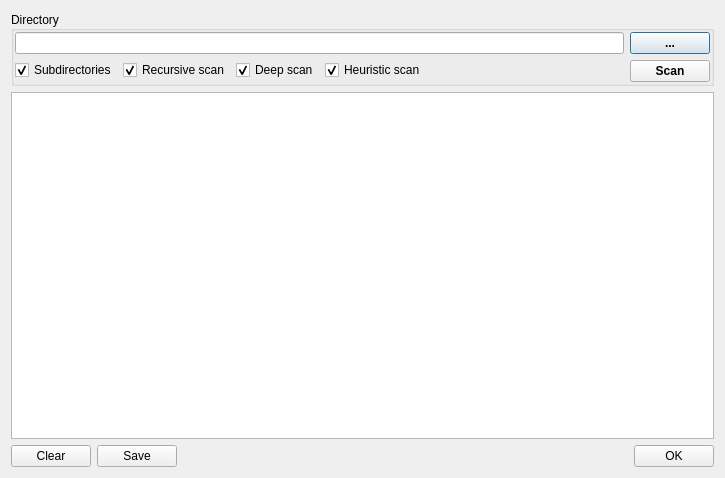
<?xml version="1.0" encoding="UTF-8"?>
<ui version="4.0">
 <class>DialogDirectoryScan</class>
 <widget class="QDialog" name="DialogDirectoryScan">
  <property name="windowModality">
   <enum>Qt::ApplicationModal</enum>
  </property>
  <property name="geometry">
   <rect>
    <x>0</x>
    <y>0</y>
    <width>725</width>
    <height>478</height>
   </rect>
  </property>
  <property name="windowTitle">
   <string>Directory scan</string>
  </property>
  <property name="modal">
   <bool>true</bool>
  </property>
  <layout class="QVBoxLayout" name="verticalLayout_2">
   <item>
    <widget class="QGroupBox" name="groupBoxDirectory">
     <property name="title">
      <string>Directory</string>
     </property>
     <property name="alignment">
      <set>Qt::AlignLeading|Qt::AlignLeft|Qt::AlignVCenter</set>
     </property>
     <layout class="QHBoxLayout" name="horizontalLayout_2">
      <property name="leftMargin">
       <number>1</number>
      </property>
      <property name="topMargin">
       <number>1</number>
      </property>
      <property name="rightMargin">
       <number>1</number>
      </property>
      <property name="bottomMargin">
       <number>1</number>
      </property>
      <item>
       <layout class="QVBoxLayout" name="verticalLayout_3">
        <item>
         <widget class="QLineEdit" name="lineEditDirectoryName"/>
        </item>
        <item>
         <layout class="QHBoxLayout" name="horizontalLayout">
          <item>
           <widget class="QCheckBox" name="checkBoxScanSubdirectories">
            <property name="text">
             <string>Subdirectories</string>
            </property>
            <property name="checked">
             <bool>true</bool>
            </property>
           </widget>
          </item>
          <item>
           <widget class="QCheckBox" name="checkBoxRecursiveScan">
            <property name="text">
             <string>Recursive scan</string>
            </property>
            <property name="checked">
             <bool>true</bool>
            </property>
           </widget>
          </item>
          <item>
           <widget class="QCheckBox" name="checkBoxDeepScan">
            <property name="text">
             <string>Deep scan</string>
            </property>
            <property name="checked">
             <bool>true</bool>
            </property>
           </widget>
          </item>
          <item>
           <widget class="QCheckBox" name="checkBoxHeuristicScan">
            <property name="text">
             <string>Heuristic scan</string>
            </property>
            <property name="checked">
             <bool>true</bool>
            </property>
           </widget>
          </item>
          <item>
           <spacer name="horizontalSpacer">
            <property name="orientation">
             <enum>Qt::Horizontal</enum>
            </property>
            <property name="sizeHint" stdset="0">
             <size>
              <width>158</width>
              <height>20</height>
             </size>
            </property>
           </spacer>
          </item>
         </layout>
        </item>
       </layout>
      </item>
      <item>
       <layout class="QVBoxLayout" name="verticalLayout">
        <item>
         <widget class="QPushButton" name="pushButtonOpenDirectory">
          <property name="font">
           <font>
            <weight>75</weight>
            <bold>true</bold>
           </font>
          </property>
          <property name="text">
           <string notr="true">...</string>
          </property>
         </widget>
        </item>
        <item>
         <widget class="QPushButton" name="pushButtonScan">
          <property name="font">
           <font>
            <weight>75</weight>
            <bold>true</bold>
           </font>
          </property>
          <property name="text">
           <string>Scan</string>
          </property>
         </widget>
        </item>
       </layout>
      </item>
     </layout>
    </widget>
   </item>
   <item>
    <widget class="QTextBrowser" name="textBrowserResult">
     <property name="acceptDrops">
      <bool>false</bool>
     </property>
     <property name="readOnly">
      <bool>true</bool>
     </property>
    </widget>
   </item>
   <item>
    <layout class="QHBoxLayout" name="horizontalLayout_3">
     <item>
      <widget class="QPushButton" name="pushButtonClear">
       <property name="text">
        <string>Clear</string>
       </property>
      </widget>
     </item>
     <item>
      <widget class="QPushButton" name="pushButtonSave">
       <property name="text">
        <string>Save</string>
       </property>
      </widget>
     </item>
     <item>
      <spacer name="horizontalSpacer_2">
       <property name="orientation">
        <enum>Qt::Horizontal</enum>
       </property>
       <property name="sizeHint" stdset="0">
        <size>
         <width>40</width>
         <height>20</height>
        </size>
       </property>
      </spacer>
     </item>
     <item>
      <widget class="QPushButton" name="pushButtonOK">
       <property name="text">
        <string>OK</string>
       </property>
      </widget>
     </item>
    </layout>
   </item>
  </layout>
 </widget>
 <resources/>
 <connections/>
</ui>
